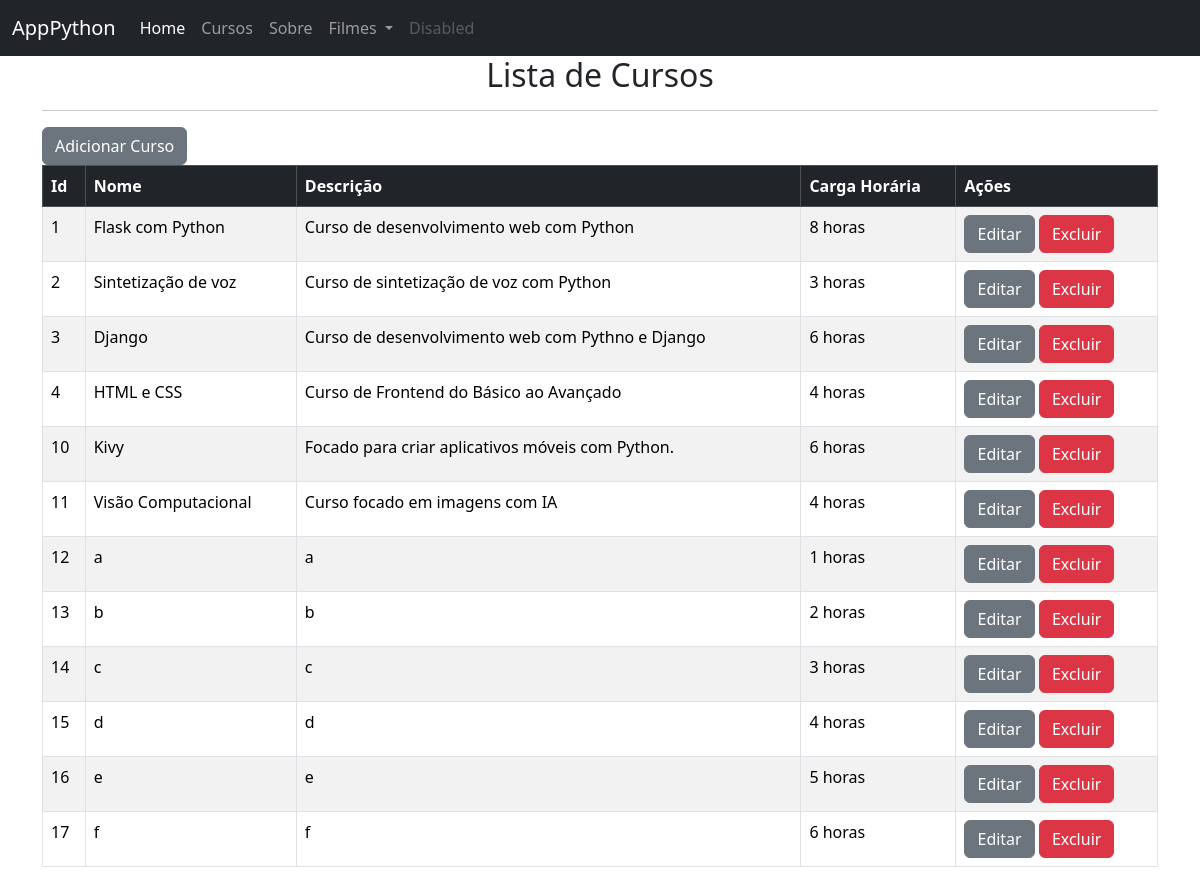
Page /cursos on the committed database.
### 12 - Integrando com Banco de Dados/ex05/app.py (models this page shows, shortened)
class cursos(db.Model):
	id = db.Column(db.Integer, primary_key=True)
	nome = db.Column(db.String(50))
	descricao = db.Column(db.String(100))
	ch = db.Column(db.Integer)

### 12 - Integrando com Banco de Dados/ex05/app.py (the view)
@app.route('/cursos', methods=["GET","POST"])
def lista_cursos():
	return render_template('cursos.html', cursos=cursos.query.all())

### 12 - Integrando com Banco de Dados/ex05/templates/cursos.html
{% extends 'base.html' %}
{% block conteudo %}
	<h2 style="text-align: center;">Lista de Cursos</h2>
	<hr>
    <a href="{{url_for('cria_curso')}}" class="btn btn-secondary">Adicionar Curso</a>
    <br>
    <table class="table table-striped table-bordered table-hover">
        <thead class="table-dark ">
            <tr>
                <th scope="col">Id</th>
                <th scope="col">Nome</th>
                <th scope="col">Descrição</th>
                <th scope="col">Carga Horária</th>
                <th scope="col">Ações</th>
            </tr>
        </thead>
            <tbody>
                {% for curso in cursos %}
                    <tr>
                        <td>{{curso.id}}</td>
                        <td>{{curso.nome}}</td>
                        <td>{{curso.descricao}}</td>
                        <td>{{curso.ch}} horas</td>
                        <td>
                            <a class="btn btn-xs blue btn-secondary" href="{{curso.id}}/editar_curso">Editar</a>
                            <a class="btn btn-xs btn-danger btn-secondary" href="">Excluir</a>
                        </td>
                    </tr>
                {% endfor %}
            </tbody>
    </table>
{% endblock conteudo %}

### 12 - Integrando com Banco de Dados/ex05/templates/base.html (shortened to what this page needs)
<!DOCTYPE html>
<html lang="en">
    <head>
        <link rel="stylesheet" href="https://cdn.jsdelivr.net/npm/bootstrap@5.3.3/dist/css/bootstrap.min.css">
    </head>
    <body>
        <nav class="navbar navbar-expand-lg navbar-dark bg-dark">
            <div class="container-fluid">
                <a class="navbar-brand" href="#">AppPython</a>
                <div class="collapse navbar-collapse" id="navbarSupportedContent">
                    <ul class="navbar-nav me-auto mb-2 mb-lg-0">
                        <li class="nav-item">
                            <a class="nav-link active" aria-current="page" href="{{url_for('principal')}}">Home</a>
                        </li>
                        <li class="nav-item">
                            <a class="nav-link" href="{{url_for('lista_cursos')}}">Cursos</a>
                        </li>
                        <li class="nav-item">
                            <a class="nav-link" href="{{url_for('sobre')}}">Sobre</a>
                        </li>
                        <li class="nav-item dropdown">
                            <a class="nav-link dropdown-toggle" href="#" id="navbarDropdown" role="button" data-bs-toggle="dropdown" aria-expanded="false">
                            Filmes
                        </a>
                        </li>
                        <li class="nav-item">
                            <a class="nav-link disabled">Disabled</a>
                        </li>
                    </ul>
                </div>
            </div>
        </nav>
        <div class="container">
            {% block conteudo %}
            {% endblock conteudo %}
        </div>
    </body>
</html>

### rows in the picture
cursos: id "1", nome "Flask com Python", descricao "Curso de desenvolvimento web com Python", ch "8"
cursos: id "2", nome "Sintetização de voz", descricao "Curso de sintetização de voz com Python", ch "3"
cursos: id "3", nome "Django", descricao "Curso de desenvolvimento web com Pythno e Django", ch "6"
cursos: id "4", nome "HTML e CSS", descricao "Curso de Frontend do Básico ao Avançado", ch "4"
cursos: id "10", nome "Kivy", descricao "Focado para criar aplicativos móveis com Python.", ch "6"
cursos: id "11", nome "Visão Computacional", descricao "Curso focado em imagens com IA", ch "4"
cursos: id "12", nome "a", descricao "a", ch "1"
cursos: id "13", nome "b", descricao "b", ch "2"
cursos: id "14", nome "c", descricao "c", ch "3"
cursos: id "15", nome "d", descricao "d", ch "4"
cursos: id "16", nome "e", descricao "e", ch "5"
cursos: id "17", nome "f", descricao "f", ch "6"
